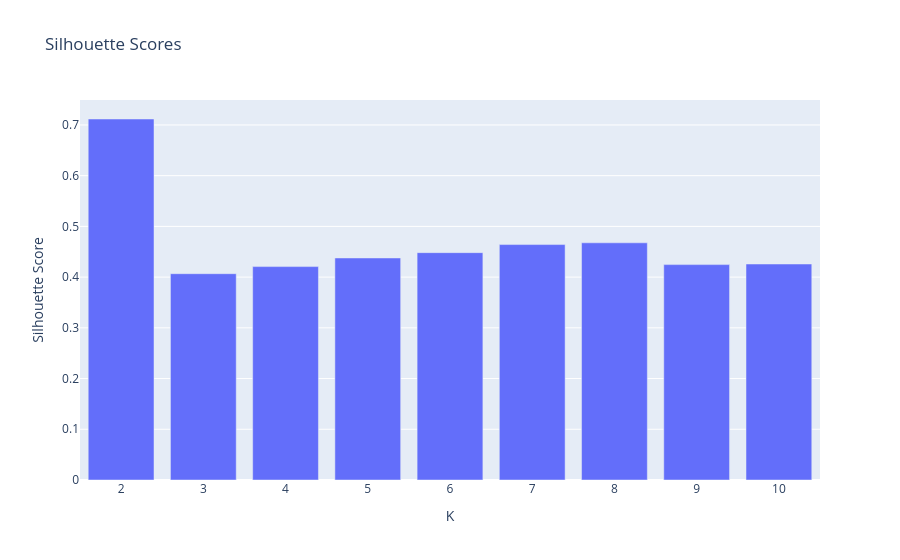

Source (notebook cell):
### Markdown cell above
## Silhouette Score

### Code cell
scores = []

for k in range(2,11):
    km = KMeans(n_clusters=k, random_state=42, n_init=10)
    labels = km.fit_predict(X_scaled)
    scores.append(silhouette_score(X_scaled, labels))

px.bar(x=list(range(2,11)), y=scores,
       labels={'x':'K','y':'Silhouette Score'},
       title='Silhouette Scores')

### Figure 1 — Plotly figure (JSON) as saved in the notebook; plotly's stock layout.template omitted (floating-point values rounded to 4 significant figures)
{"data": [{"hovertemplate": "K=%{x}<br>Silhouette Score=%{y}<extra></extra>", "legendgroup": "", "marker": {"color": "#636efa", "pattern": {"shape": ""}}, "name": "", "orientation": "v", "showlegend": false, "textposition": "auto", "type": "bar", "x": [2, 3, 4, 5, 6, 7, 8, 9, 10], "xaxis": "x", "y": [0.7117, 0.4067, 0.4207, 0.4378, 0.4482, 0.4642, 0.4676, 0.4246, 0.4258], "yaxis": "y"}], "layout": {"barmode": "relative", "legend": {"tracegroupgap": 0}, "title": {"text": "Silhouette Scores"}, "xaxis": {"anchor": "y", "domain": [0, 1], "title": {"text": "K"}}, "yaxis": {"anchor": "x", "domain": [0, 1], "title": {"text": "Silhouette Score"}}}}
